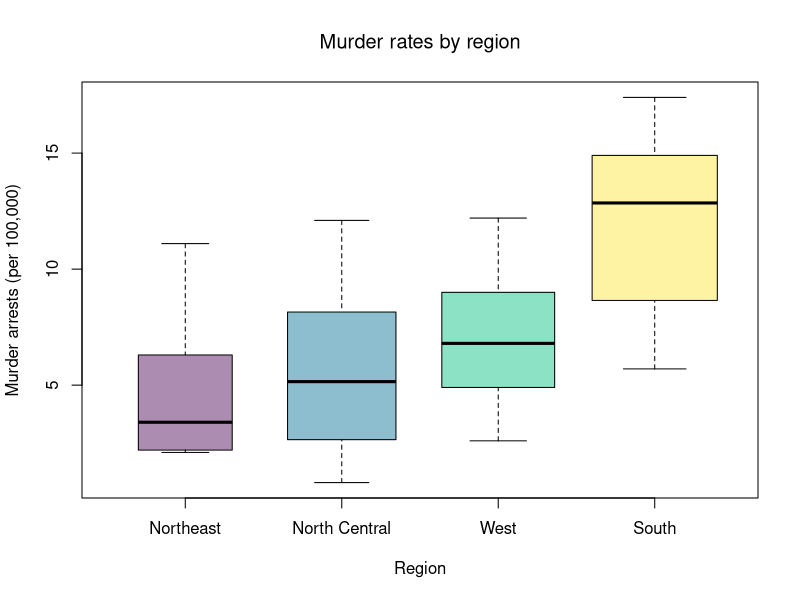
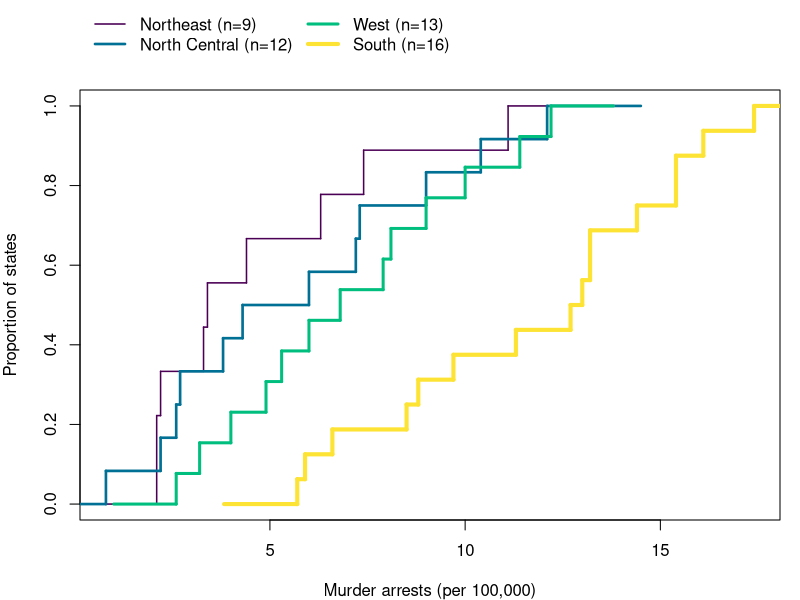
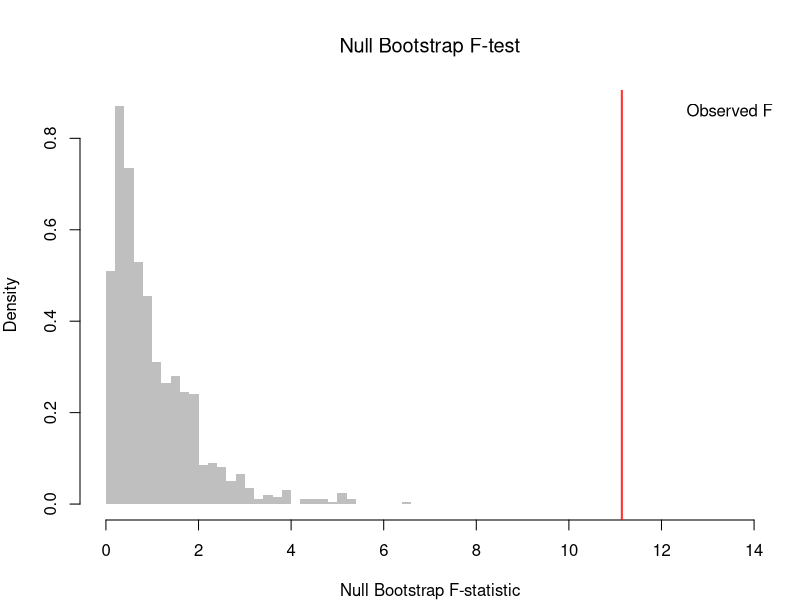

Here is the R script that generated these plots, in order:
## ---- chunk 1
# Attach the four-level region factor to USArrests; the levels
# are the values the categorical variable can take.
dat <- USArrests
dat$Region <- state.region
levels(dat$Region)
table(dat$Region)
## ---- chunk 2
# Order regions by their median murder rate, lowest to highest
region_order <- names(sort(tapply(dat$Murder, dat$Region, median)))
dat$Region <- factor(dat$Region, levels=region_order)

# Visual summary: one boxplot per region, box width scaled to group size
boxplot(Murder ~ Region, data=dat,
    col=hcl.colors(4, alpha=.45), varwidth=TRUE,
    ylab='Murder arrests (per 100,000)', xlab='Region', main=NA)
title('Murder rates by region', font.main=1)
## ---- chunk 3
# One ECDF per region, on the same axes (Region is already ordered by median)
line_cols <- hcl.colors(4)
n_g <- table(dat$Region)
lwd_g <- 1.5 + 2.5 * (n_g - min(n_g)) / (max(n_g) - min(n_g))

par(mar=c(4, 4, 4.5, 1))
plot(NULL, xlim=range(dat$Murder), ylim=c(0, 1),
    xlab='Murder arrests (per 100,000)', ylab='Proportion of states', main=NA)
for (g in seq_along(levels(dat$Region))) {
    F_g <- ecdf(dat$Murder[dat$Region == levels(dat$Region)[g]])
    plot(F_g, add=TRUE, col=line_cols[g], lwd=lwd_g[g],
        verticals=TRUE, do.points=FALSE, col.01line=NA)
}
legend('topleft', inset=c(0, -.2), xpd=TRUE, ncol=2, bty='n',
    legend=paste0(levels(dat$Region), ' (n=', n_g, ')'), col=line_cols, lty=1, lwd=lwd_g)
## ---- chunk 4
# Group size, mean, and median of the murder rate by region
summary_fun <- function(y) {
    out <- c(n=length(y), mean=mean(y), median=median(y))
    return(out)
}
aggregate(Murder ~ Region, data=dat, FUN=summary_fun)
## ---- chunk 5
# Fit ANOVA
fit_aov <- aov(Murder ~ Region, data = dat)
fit_aov
## ---- chunk 6
# Data
Y <- c(4, 5, 6, 8, 7, 9, 5, 6, 7)
g <- factor(c('A', 'A', 'A', 'B', 'B', 'B', 'C', 'C', 'C'))

# Verify by hand
n <- length(Y)
G <- nlevels(g)

M_Y <- mean(Y)
M_g <- aggregate(Y, list(g), mean)$x
n_g <- aggregate(Y, list(g), length)$x

BSS <- sum(n_g * (M_g - M_Y)^2)
WSS <- sum(aggregate(Y, list(g), function(y) sum((y - mean(y))^2))$x)
## ---- chunk 7
F_fun <- function(Y,g){
    M_Y <- mean(Y)
    M_g <- aggregate(Y, list(g), mean)$x
    n_g <- aggregate(Y, list(g), length)$x

    BSS <- sum(n_g * (M_g - M_Y)^2)
    WSS <- sum(aggregate(Y, list(g), function(y) sum((y - mean(y))^2))$x)

    n <- length(Y)
    G <- nlevels(g)
    F_obs <- (BSS/(G-1)) / (WSS/(n-G))
}
F_obs <- F_fun(Y=dat$Murder, g=dat$Region)
F_obs
## ---- chunk 8
# Pairs bootstrap: resample group labels to break the Y--group pairing
n <- nrow(dat)

F_nullboot <- vector(length=999)
for( b in seq_along(F_nullboot)){
    idx <- sample(n, replace = TRUE)
    g_boot <- dat[idx, 'Region']
    F_b <- F_fun(Y=dat$Murder, g=g_boot)
    F_nullboot[b] <- F_b
}

# Bootstrap p-value
p_boot <- mean(F_nullboot >= F_obs)
p_boot

hist(F_nullboot, breaks = 40,
    col = grey(0.5, 0.5), border = NA,
    freq = FALSE, main = NA, xlab = 'Null Bootstrap F-statistic',
    xlim = c(0,14))
title('Null Bootstrap F-test', font.main = 1)
abline(v = F_obs, col = rgb(1, 0, 0, .8), lwd = 2)
legend('topright', legend = 'Observed F',
    col = rgb(1, 0, 0, .8), lwd =0, bty='n')
## ---- chunk 9
summary(fit_aov)

p_param <- 1 - pf(F_obs, G-1, n-G)

 # Compare parametric and bootstrap p-values
cbind(F_obs, p_param, p_boot)
## ---- chunk 10
# Computation
summary(aov(Y~g))

# Verify by hand (from Before)
Fstat <- (BSS/(G-1)) / (WSS/(n-G))
pval  <- 1 - pf(Fstat, G-1, n-G)
cbind(BSS, WSS, Fstat, pval)
## ---- chunk 11
kw <- kruskal.test(Murder ~ Region, data = dat)
kw
## ---- chunk 12
Y <- c(1,2,3, 4,5,6, 7,8,9)
g <- factor(rep(c('A','B','C'), each=3))
kruskal.test(Y ~ g)
## ---- chunk 13
A <- c(1,3,5); B <- c(2,4,6)
wilcox.test(A, B)
## ---- chunk 14
pairwise.wilcox.test(dat$Murder, dat$Region, p.adjust.method='holm')
